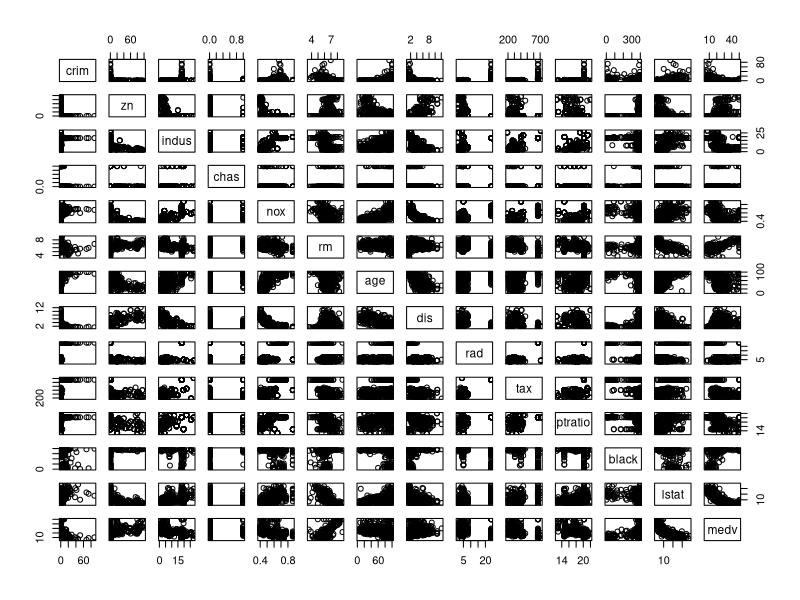
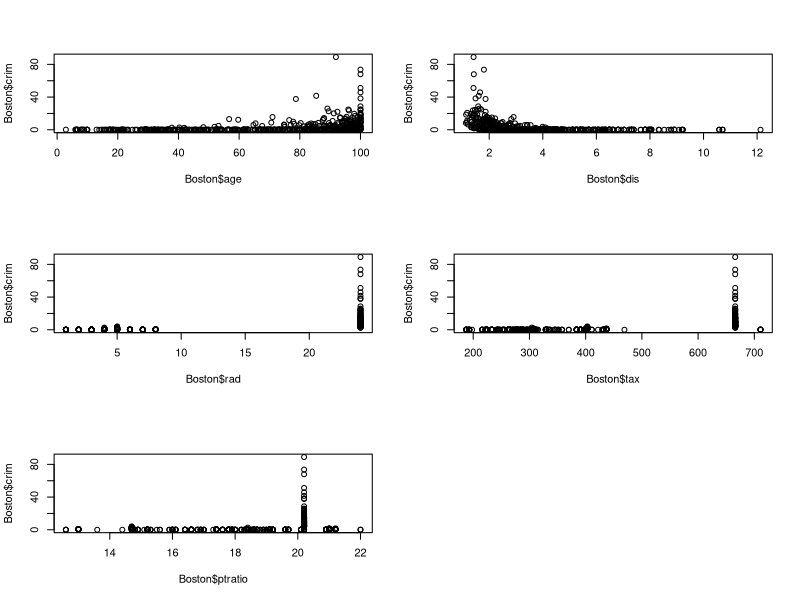
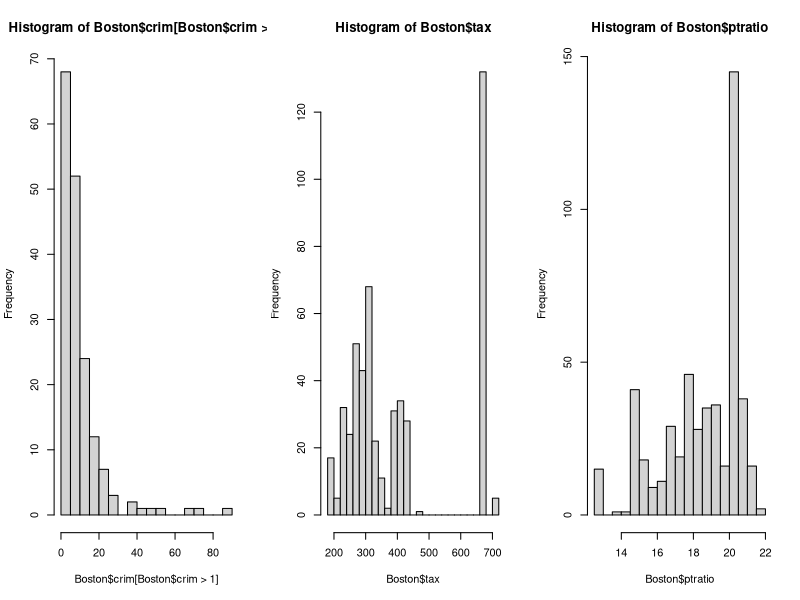

These charts were generated, in order, by the following R code:
library(MASS)
?Boston
dim(Boston)
# 506 rows, 14 columns
# 14 features, 506 housing values in Boston suburbs

# (b)
pairs(Boston)

# (c)
par(mfrow=c(3,2))
plot(Boston$age, Boston$crim)
# Older homes, more crime
plot(Boston$dis, Boston$crim)
# Closer to work-area, more crime
plot(Boston$rad, Boston$crim)
# Higher index of accessibility to radial highways, more crime
plot(Boston$tax, Boston$crim)
# Higher tax rate, more crime
plot(Boston$ptratio, Boston$crim)
# Higher pupil:teacher ratio, more crime
# (d)

par(mfrow=c(1,3))
hist(Boston$crim[Boston$crim>1], breaks=25)
# most cities have low crime rates, but there is a long tail: 18 suburbs appear
# to have a crime rate > 20, reaching to above 80
hist(Boston$tax, breaks=25)
# there is a large divide between suburbs with low tax rates and a peak at 660-680
hist(Boston$ptratio, breaks=25)
# a skew towards high ratios, but no particularly high ratios

# (e)
dim(subset(Boston, chas == 1))
# 35 suburbs

# (f)
median(Boston$ptratio)
# 19.05

# (g)
 t(subset(Boston, medv == min(Boston$medv)))
# 399 406
# crim 38.3518 67.9208 above 3rd quartile
# zn 0.0000 0.0000 at min
# indus 18.1000 18.1000 at 3rd quartile
# chas 0.0000 0.0000 not bounded by river
# nox 0.6930 0.6930 above 3rd quartile
# rm 5.4530 5.6830 below 1st quartile
# age 100.0000 100.0000 at max
# dis 1.4896 1.4254 below 1st quartile
# rad 24.0000 24.0000 at max
# tax 666.0000 666.0000 at 3rd quartile
# ptratio 20.2000 20.2000 at 3rd quartile
# black 396.9000 384.9700 at max; above 1st quartile
# lstat 30.5900 22.9800 above 3rd quartile
# medv 5.0000 5.0000 at min
summary(Boston)
# Not the best place to live, but certainly not the worst.
# (h)
dim(subset(Boston, rm > 7))
# 64
dim(subset(Boston, rm > 8))
# 13
summary(subset(Boston, rm > 8))
summary(Boston)
# relatively lower crime (comparing range), lower lstat (comparing range)